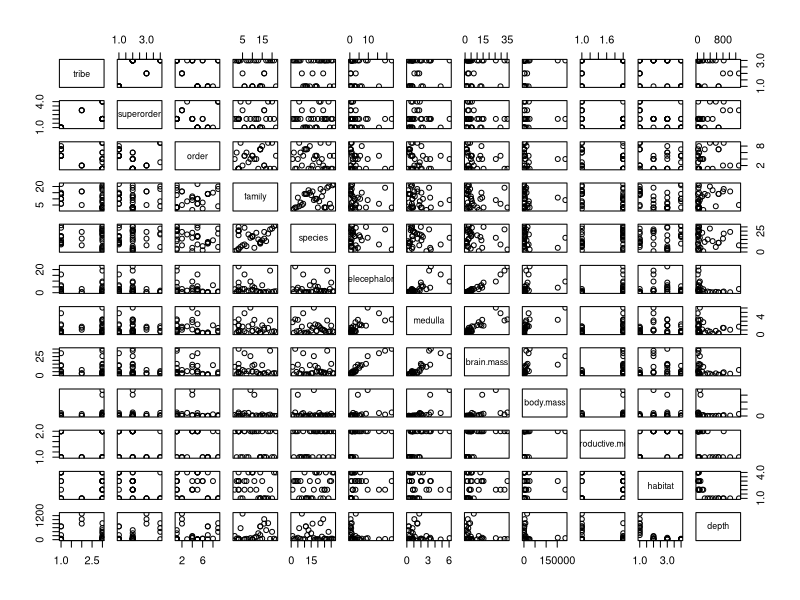
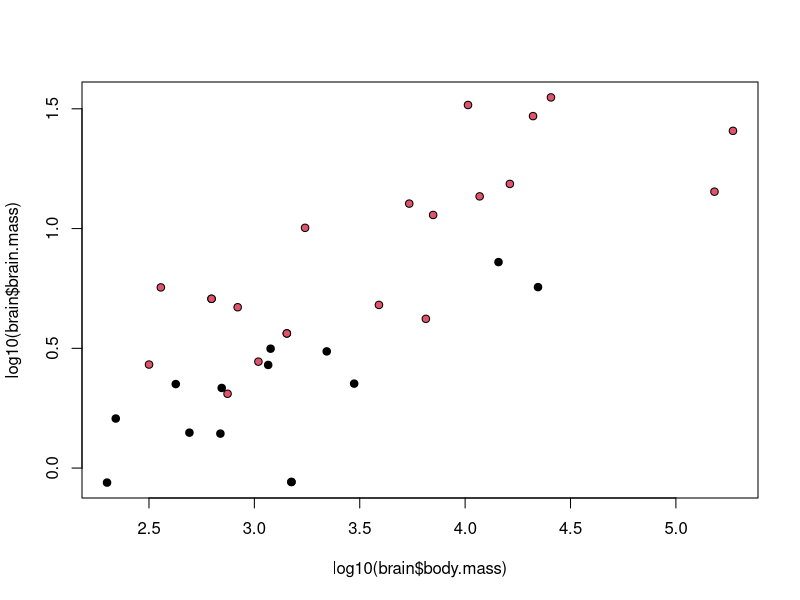
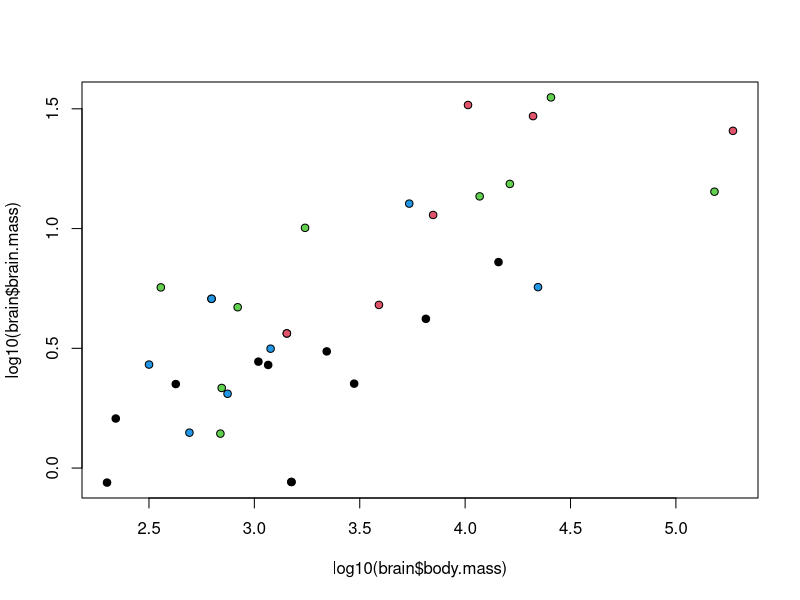

Recreate these plots in R, in order.
#workshop code
#load in the dataset
brain <- read.csv("Data/brain.data.csv", header = T)

#plot all the data
plot(brain)

#base plots
plot(log10(brain$brain.mass)~log10(brain$body.mass), pch=21, bg=as.factor(brain$reproductive.mode))
plot(log10(brain$brain.mass)~log10(brain$body.mass), pch=21, bg=as.factor(brain$habitat))

#basic models
mod <- glm(log10(brain.mass)~log10(body.mass) + habitat, data = brain)
summary(mod)
